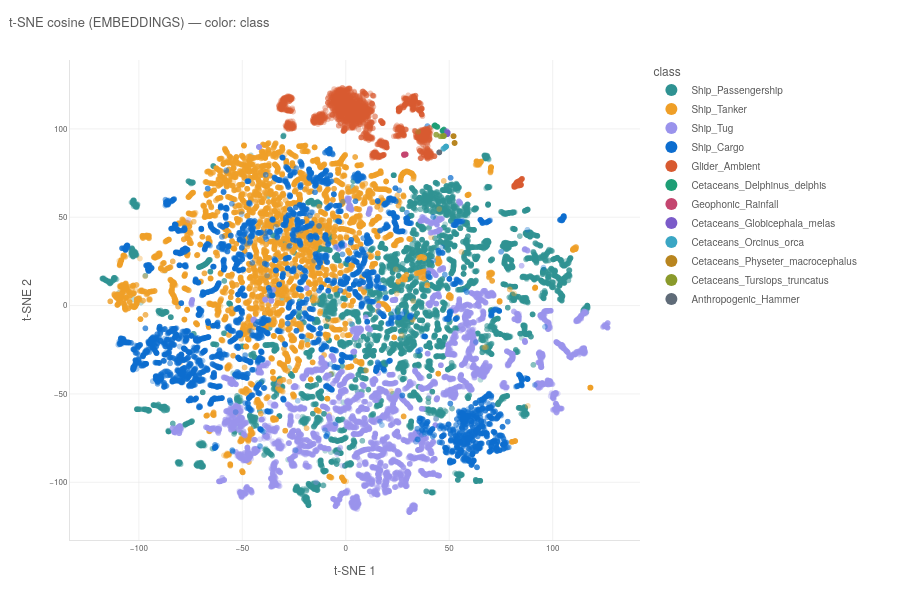

Source (notebook cell):
### Code cell
# ── t-SNE cosine — 12-class, THESIS PALETTE, plotly style (self-contained) ───
import os, glob
import numpy as np
import pandas as pd
import plotly.express as px

save_dir = '/data2/mromaniuc/cet-det/models/perch_v2/ECOSS/testingtraining_sounds'


GREY, FONT = "#5a5a5a", "Helvetica Neue, Arial, sans-serif"

# Thesis palette, leading with the five locked colours, then harmonised extensions.
# Assigned in order of class frequency (most points → first colour).
PALETTE = [
    "#2f9292",  # TEAL      (locked)
    "#EF9F27",  # AMBER     (locked)
    "#9A93EC",  # VIOLET    (locked)
    "#0c6dcf",  # DEEPBLUE  (locked)
    "#D85A30",  # CORAL     (locked)
    "#1d9e75",  # emerald   (teal family)
    "#c4456f",  # rose      (coral family)
    "#7b5bc9",  # indigo    (violet family)
    "#3aa6c4",  # sky       (blue family)
    "#b8851f",  # ochre     (amber family)
    "#8a9a2b",  # olive
    "#5f6b78",  # slate     (neutral, for smallest class)
]
# 4. Build figure — colours assigned by class frequency (descending)

# 1. t-SNE cosine coords — in-memory first, else disk
def _load_tsne_cosine():
    if 'tsne_coords' in globals():        return tsne_coords['cosine']
    if 'tsne_results' in globals():       return tsne_results['cosine']['coords']
    for pat in ['coords_tsne_cosine.npy', '*tsne*cosine*.npy']:
        hits = glob.glob(f'{save_dir}/dim_red/{pat}')
        if hits:
            print('Loaded coords:', os.path.basename(hits[0]))
            return np.load(hits[0])
    raise FileNotFoundError(
        f"No t-SNE cosine coords in memory or under {save_dir}/dim_red/.")
X_tsne = _load_tsne_cosine()

# 2. Labels — in-memory y_clean, else metadata.csv 'label', else y_labels.npy
def _load_labels():
    if 'y_clean' in globals():            return np.asarray(y_clean)
    meta_p = f'{save_dir}/embeddings/metadata.csv'
    if os.path.exists(meta_p):            return pd.read_csv(meta_p)['label'].values
    ylab_p = f'{save_dir}/embeddings/y_labels.npy'
    if os.path.exists(ylab_p):            return np.load(ylab_p, allow_pickle=True)
    raise FileNotFoundError("No labels (y_clean / metadata.csv / y_labels.npy) found.")
labels = _load_labels()

# 3. Alignment guard
assert len(labels) == X_tsne.shape[0], \
    f"labels ({len(labels)}) != coords ({X_tsne.shape[0]}) — not aligned!"

# 4. Build figure — colours assigned by class frequency (descending)
df = pd.DataFrame({"t-SNE 1": X_tsne[:, 0], "t-SNE 2": X_tsne[:, 1], "class": labels})

ORDER = df["class"].value_counts().index.tolist()          # most points first
colors_map = {cls: PALETTE[i % len(PALETTE)] for i, cls in enumerate(ORDER)}

fig = px.scatter(df, x="t-SNE 1", y="t-SNE 2", color="class",
                 color_discrete_map=colors_map, category_orders={"class": ORDER})
import plotly.graph_objects as go

# see-through points, no legend entry
fig.update_traces(marker=dict(size=6, opacity=0.35, line=dict(width=0)),
                  showlegend=False)

# full-opacity legend proxies (one empty trace per class, drawn off-data)
for cls in ORDER:
    fig.add_trace(go.Scattergl(
        x=[None], y=[None], mode="markers", name=cls,
        marker=dict(size=8, color=colors_map[cls], opacity=1.0,
                    line=dict(width=0)),
        showlegend=True, hoverinfo="skip"))
    
fig.update_layout(
    template="plotly_white", width=900, height=600,
    paper_bgcolor="white", plot_bgcolor="white",
    font=dict(family=FONT, size=12, color=GREY),
    title=dict(text="t-SNE cosine (EMBEDDINGS) — color: class",
               x=0.01, xanchor="left", y=0.97, font=dict(size=13, color=GREY)),
    margin=dict(l=70, r=260, t=60, b=60),
    legend=dict(title=dict(text="class", font=dict(size=12, color=GREY)),
                x=1.02, xanchor="left", y=1, yanchor="top",
                itemsizing="constant", font=dict(size=10, color=GREY),
                bgcolor="rgba(0,0,0,0)"),
    xaxis=dict(title=dict(text="t-SNE 1", font=dict(size=12, color=GREY)),
               tickfont=dict(size=8, color=GREY),
               showgrid=True, gridcolor="#e3e3e3", gridwidth=0.5,
               zeroline=False, linecolor="#e3e3e3"),
    yaxis=dict(title=dict(text="t-SNE 2", font=dict(size=12, color=GREY)),
               tickfont=dict(size=8, color=GREY),
               showgrid=True, gridcolor="#e3e3e3", gridwidth=0.5,
               zeroline=False, linecolor="#e3e3e3"),
)

fig.show()

# 5. Save — PNG if Chrome/kaleido available, else interactive HTML
os.makedirs(f'{save_dir}/dim_red/repainted', exist_ok=True)
out = f'{save_dir}/dim_red/repainted/tsne_cosine_plotly'
try:
    fig.write_image(f'{out}.png', scale=3)
    print('Saved:', f'{out}.png')
except Exception as e:
    fig.write_html(f'{out}.html')
    print(f'PNG export failed ({type(e).__name__}); saved HTML instead: {out}.html')

### Figure 1 — Plotly figure (JSON) as saved in the notebook; plotly's stock layout.template omitted (floating-point values rounded to 4 significant figures; data arrays with more than 128 entries replaced by an {"elided": "..."} marker saying what was removed)
{"data": [{"hovertemplate": "class=Ship_Passengership<br>t-SNE 1=%{x}<br>t-SNE 2=%{y}<extra></extra>", "legendgroup": "Ship_Passengership", "marker": {"color": "#2f9292", "line": {"width": 0}, "opacity": 0.35, "size": 6, "symbol": "circle"}, "mode": "markers", "name": "Ship_Passengership", "showlegend": false, "type": "scattergl", "x": {"elided": "9211 float values"}, "xaxis": "x", "y": {"elided": "9211 float values"}, "yaxis": "y"}, {"hovertemplate": "class=Ship_Tanker<br>t-SNE 1=%{x}<br>t-SNE 2=%{y}<extra></extra>", "legendgroup": "Ship_Tanker", "marker": {"color": "#EF9F27", "line": {"width": 0}, "opacity": 0.35, "size": 6, "symbol": "circle"}, "mode": "markers", "name": "Ship_Tanker", "showlegend": false, "type": "scattergl", "x": {"elided": "8624 float values"}, "xaxis": "x", "y": {"elided": "8624 float values"}, "yaxis": "y"}, {"hovertemplate": "class=Ship_Tug<br>t-SNE 1=%{x}<br>t-SNE 2=%{y}<extra></extra>", "legendgroup": "Ship_Tug", "marker": {"color": "#9A93EC", "line": {"width": 0}, "opacity": 0.35, "size": 6, "symbol": "circle"}, "mode": "markers", "name": "Ship_Tug", "showlegend": false, "type": "scattergl", "x": {"elided": "8085 float values"}, "xaxis": "x", "y": {"elided": "8085 float values"}, "yaxis": "y"}, {"hovertemplate": "class=Ship_Cargo<br>t-SNE 1=%{x}<br>t-SNE 2=%{y}<extra></extra>", "legendgroup": "Ship_Cargo", "marker": {"color": "#0c6dcf", "line": {"width": 0}, "opacity": 0.35, "size": 6, "symbol": "circle"}, "mode": "markers", "name": "Ship_Cargo", "showlegend": false, "type": "scattergl", "x": {"elided": "7657 float values"}, "xaxis": "x", "y": {"elided": "7657 float values"}, "yaxis": "y"}, {"hovertemplate": "class=Glider_Ambient<br>t-SNE 1=%{x}<br>t-SNE 2=%{y}<extra></extra>", "legendgroup": "Glider_Ambient", "marker": {"color": "#D85A30", "line": {"width": 0}, "opacity": 0.35, "size": 6, "symbol": "circle"}, "mode": "markers", "name": "Glider_Ambient", "showlegend": false, "type": "scattergl", "x": {"elided": "2300 float values"}, "xaxis": "x", "y": {"elided": "2300 float values"}, "yaxis": "y"}, {"hovertemplate": "class=Cetaceans_Delphinus_delphis<br>t-SNE 1=%{x}<br>t-SNE 2=%{y}<extra></extra>", "legendgroup": "Cetaceans_Delphinus_delphis", "marker": {"color": "#1d9e75", "line": {"width": 0}, "opacity": 0.35, "size": 6, "symbol": "circle"}, "mode": "markers", "name": "Cetaceans_Delphinus_delphis", "showlegend": false, "type": "scattergl", "x": [46.84, 46.75, 46.89, 46.93, 46.72, 47.43, 46.71, 47.44, 46.87, 47.37, 46.87, 47.28, 46.92, 47.48, 46.91, 47.47, 43.17, 44.14, 43.13, 44.11, 43.0, 44.3, 43.02, 44.07, 43.07, 43.06, 42.55, 43.05, 43.94, 43.11, 44.13, 43.12, 43.04, 43.08, 43.12, 44.0, 43.16, 43.81, 43.15, 44.31], "xaxis": "x", "y": [99.01, 98.93, 99.0, 99.03, 98.94, 99.67, 98.93, 99.66, 99.04, 99.61, 99.03, 99.38, 99.02, 99.41, 99.01, 99.39, 101.9, 101.2, 102.0, 101.2, 102.0, 101.1, 102.0, 101.2, 102.0, 102.0, 101.6, 101.9, 101.1, 101.9, 101.2, 101.9, 102.0, 102.0, 101.9, 101.3, 101.9, 101.4, 101.9, 101.1], "yaxis": "y"}, {"hovertemplate": "class=Geophonic_Rainfall<br>t-SNE 1=%{x}<br>t-SNE 2=%{y}<extra></extra>", "legendgroup": "Geophonic_Rainfall", "marker": {"color": "#c4456f", "line": {"width": 0}, "opacity": 0.35, "size": 6, "symbol": "circle"}, "mode": "markers", "name": "Geophonic_Rainfall", "showlegend": false, "type": "scattergl", "x": [28.02, 28.26, 28.24, 28.36, 28.36, 28.36, 28.25, 28.22, 28.22, 28.21, 28.33, 28.11, 28.5, 28.31, 28.29, 28.88, 28.86, 28.94, 28.7, 28.97, 28.93, 28.96, 28.11, 28.96, 29.0, 28.98, 28.1, 28.32, 28.2, 28.24, 28.25, 28.21], "xaxis": "x", "y": [85.53, 85.48, 85.42, 85.46, 85.46, 85.46, 85.43, 85.06, 85.06, 85.42, 85.37, 85.45, 85.27, 85.39, 85.42, 85.56, 85.55, 85.57, 85.52, 85.59, 85.58, 85.58, 85.44, 85.58, 85.6, 85.57, 85.43, 85.46, 85.45, 85.5, 85.45, 85.48], "yaxis": "y"}, {"hovertemplate": "class=Cetaceans_Globicephala_melas<br>t-SNE 1=%{x}<br>t-SNE 2=%{y}<extra></extra>", "legendgroup": "Cetaceans_Globicephala_melas", "marker": {"color": "#7b5bc9", "line": {"width": 0}, "opacity": 0.35, "size": 6, "symbol": "circle"}, "mode": "markers", "name": "Cetaceans_Globicephala_melas", "showlegend": false, "type": "scattergl", "x": [49.04, 49.29, 49.09, 49.25, 49.01, 48.74, 48.99, 48.76, 49.14, 49.26, 49.14, 49.3, 49.04, 49.29, 49.05, 49.18, 49.09, 49.22, 49.01, 49.2, 49.04, 49.13, 48.99, 48.97, 49.1, 49.23], "xaxis": "x", "y": [97.02, 97.82, 97.06, 97.91, 97.02, 98.78, 97.0, 98.59, 97.08, 97.86, 97.04, 98.02, 97.02, 97.82, 97.0, 97.82, 97.08, 97.89, 96.99, 97.98, 97.01, 97.95, 96.98, 96.98, 97.08, 97.85], "yaxis": "y"}, {"hovertemplate": "class=Cetaceans_Orcinus_orca<br>t-SNE 1=%{x}<br>t-SNE 2=%{y}<extra></extra>", "legendgroup": "Cetaceans_Orcinus_orca", "marker": {"color": "#3aa6c4", "line": {"width": 0}, "opacity": 0.35, "size": 6, "symbol": "circle"}, "mode": "markers", "name": "Cetaceans_Orcinus_orca", "showlegend": false, "type": "scattergl", "x": [48.46, 48.47, 48.48, 48.16, 48.48, 48.05, 48.46, 48.12, 48.47, 47.18, 48.47, 48.01, 48.48, 47.55, 48.45, 47.17, 48.45, 47.16, 48.5, 47.26, 48.52, 47.95], "xaxis": "x", "y": [89.98, 89.99, 90.0, 89.66, 90.0, 89.54, 89.97, 89.62, 89.98, 88.75, 89.99, 89.49, 90.0, 89.09, 89.96, 88.74, 89.96, 88.74, 90.03, 88.82, 90.05, 89.45], "yaxis": "y"}, {"hovertemplate": "class=Cetaceans_Physeter_macrocephalus<br>t-SNE 1=%{x}<br>t-SNE 2=%{y}<extra></extra>", "legendgroup": "Cetaceans_Physeter_macrocephalus", "marker": {"color": "#b8851f", "line": {"width": 0}, "opacity": 0.35, "size": 6, "symbol": "circle"}, "mode": "markers", "name": "Cetaceans_Physeter_macrocephalus", "showlegend": false, "type": "scattergl", "x": [52.6, 52.6, 52.59, 52.55, 52.6, 52.61, 52.59, 52.59, 52.63, 52.62, 52.14, 52.12, 52.18, 52.11, 52.07, 52.03, 52.07, 51.98, 52.08, 52.05], "xaxis": "x", "y": [92.04, 92.03, 92.02, 92.05, 92.03, 92.02, 92.02, 92.02, 92.0, 92.0, 95.91, 95.89, 95.89, 95.9, 95.91, 95.93, 95.88, 95.97, 95.89, 95.85], "yaxis": "y"}, {"hovertemplate": "class=Cetaceans_Tursiops_truncatus<br>t-SNE 1=%{x}<br>t-SNE 2=%{y}<extra></extra>", "legendgroup": "Cetaceans_Tursiops_truncatus", "marker": {"color": "#8a9a2b", "line": {"width": 0}, "opacity": 0.35, "size": 6, "symbol": "circle"}, "mode": "markers", "name": "Cetaceans_Tursiops_truncatus", "showlegend": false, "type": "scattergl", "x": [46.99, 47.28, 47.46, 47.46, 47.41, 47.32, 47.36, 47.51, 43.7, 45.64, 43.68, 45.73, 43.73, 34.96, 43.69, 45.73, 46.82, 46.19, 46.78], "xaxis": "x", "y": [95.91, 95.88, 96.11, 95.9, 96.03, 95.88, 95.94, 96.01, 96.72, 95.78, 96.74, 95.79, 96.71, 98.44, 96.73, 95.79, 95.87, 95.8, 95.85], "yaxis": "y"}, {"hovertemplate": "class=Anthropogenic_Hammer<br>t-SNE 1=%{x}<br>t-SNE 2=%{y}<extra></extra>", "legendgroup": "Anthropogenic_Hammer", "marker": {"color": "#5f6b78", "line": {"width": 0}, "opacity": 0.35, "size": 6, "symbol": "circle"}, "mode": "markers", "name": "Anthropogenic_Hammer", "showlegend": false, "type": "scattergl", "x": [45.24, 45.16, 45.23, 45.09, 45.21, 45.18, 45.22, 45.2], "xaxis": "x", "y": [86.7, 86.69, 86.7, 86.7, 86.69, 86.7, 86.7, 86.72], "yaxis": "y"}, {"hoverinfo": "skip", "marker": {"color": "#2f9292", "line": {"width": 0}, "opacity": 1, "size": 8}, "mode": "markers", "name": "Ship_Passengership", "showlegend": true, "type": "scattergl", "x": [null], "y": [null]}, {"hoverinfo": "skip", "marker": {"color": "#EF9F27", "line": {"width": 0}, "opacity": 1, "size": 8}, "mode": "markers", "name": "Ship_Tanker", "showlegend": true, "type": "scattergl", "x": [null], "y": [null]}, {"hoverinfo": "skip", "marker": {"color": "#9A93EC", "line": {"width": 0}, "opacity": 1, "size": 8}, "mode": "markers", "name": "Ship_Tug", "showlegend": true, "type": "scattergl", "x": [null], "y": [null]}, {"hoverinfo": "skip", "marker": {"color": "#0c6dcf", "line": {"width": 0}, "opacity": 1, "size": 8}, "mode": "markers", "name": "Ship_Cargo", "showlegend": true, "type": "scattergl", "x": [null], "y": [null]}, {"hoverinfo": "skip", "marker": {"color": "#D85A30", "line": {"width": 0}, "opacity": 1, "size": 8}, "mode": "markers", "name": "Glider_Ambient", "showlegend": true, "type": "scattergl", "x": [null], "y": [null]}, {"hoverinfo": "skip", "marker": {"color": "#1d9e75", "line": {"width": 0}, "opacity": 1, "size": 8}, "mode": "markers", "name": "Cetaceans_Delphinus_delphis", "showlegend": true, "type": "scattergl", "x": [null], "y": [null]}, {"hoverinfo": "skip", "marker": {"color": "#c4456f", "line": {"width": 0}, "opacity": 1, "size": 8}, "mode": "markers", "name": "Geophonic_Rainfall", "showlegend": true, "type": "scattergl", "x": [null], "y": [null]}, {"hoverinfo": "skip", "marker": {"color": "#7b5bc9", "line": {"width": 0}, "opacity": 1, "size": 8}, "mode": "markers", "name": "Cetaceans_Globicephala_melas", "showlegend": true, "type": "scattergl", "x": [null], "y": [null]}, {"hoverinfo": "skip", "marker": {"color": "#3aa6c4", "line": {"width": 0}, "opacity": 1, "size": 8}, "mode": "markers", "name": "Cetaceans_Orcinus_orca", "showlegend": true, "type": "scattergl", "x": [null], "y": [null]}, {"hoverinfo": "skip", "marker": {"color": "#b8851f", "line": {"width": 0}, "opacity": 1, "size": 8}, "mode": "markers", "name": "Cetaceans_Physeter_macrocephalus", "showlegend": true, "type": "scattergl", "x": [null], "y": [null]}, {"hoverinfo": "skip", "marker": {"color": "#8a9a2b", "line": {"width": 0}, "opacity": 1, "size": 8}, "mode": "markers", "name": "Cetaceans_Tursiops_truncatus", "showlegend": true, "type": "scattergl", "x": [null], "y": [null]}, {"hoverinfo": "skip", "marker": {"color": "#5f6b78", "line": {"width": 0}, "opacity": 1, "size": 8}, "mode": "markers", "name": "Anthropogenic_Hammer", "showlegend": true, "type": "scattergl", "x": [null], "y": [null]}], "layout": {"font": {"color": "#5a5a5a", "family": "Helvetica Neue, Arial, sans-serif", "size": 12}, "height": 600, "legend": {"bgcolor": "rgba(0,0,0,0)", "font": {"color": "#5a5a5a", "size": 10}, "itemsizing": "constant", "title": {"font": {"color": "#5a5a5a", "size": 12}, "text": "class"}, "tracegroupgap": 0, "x": 1.02, "xanchor": "left", "y": 1, "yanchor": "top"}, "margin": {"b": 60, "l": 70, "r": 260, "t": 60}, "paper_bgcolor": "white", "plot_bgcolor": "white", "title": {"font": {"color": "#5a5a5a", "size": 13}, "text": "t-SNE cosine (EMBEDDINGS) — color: class", "x": 0.01, "xanchor": "left", "y": 0.97}, "width": 900, "xaxis": {"anchor": "y", "domain": [0, 1], "gridcolor": "#e3e3e3", "gridwidth": 0.5, "linecolor": "#e3e3e3", "showgrid": true, "tickfont": {"color": "#5a5a5a", "size": 8}, "title": {"font": {"color": "#5a5a5a", "size": 12}, "text": "t-SNE 1"}, "zeroline": false}, "yaxis": {"anchor": "x", "domain": [0, 1], "gridcolor": "#e3e3e3", "gridwidth": 0.5, "linecolor": "#e3e3e3", "showgrid": true, "tickfont": {"color": "#5a5a5a", "size": 8}, "title": {"font": {"color": "#5a5a5a", "size": 12}, "text": "t-SNE 2"}, "zeroline": false}}}
